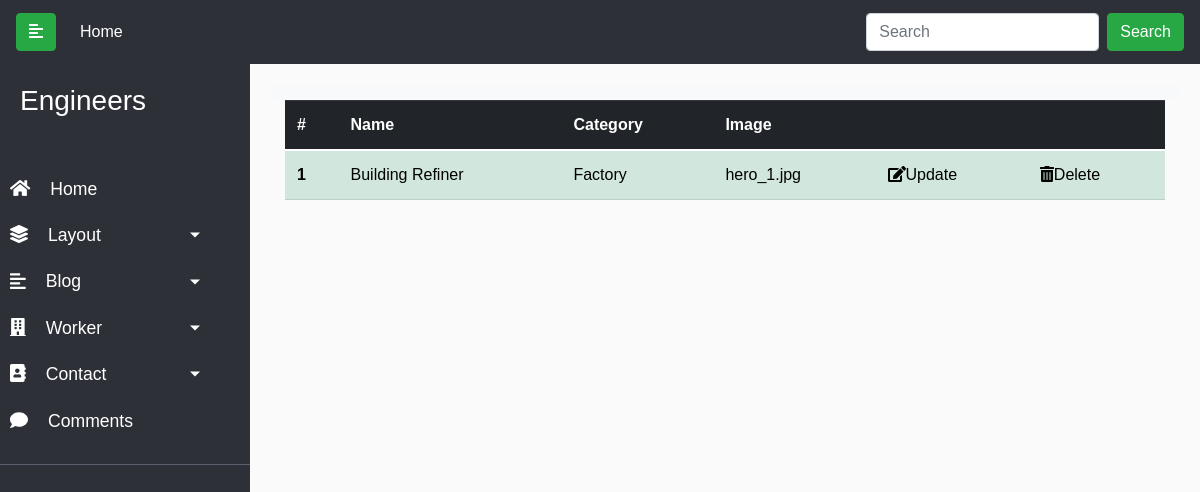
The page /admin/project on the database as committed earlier.
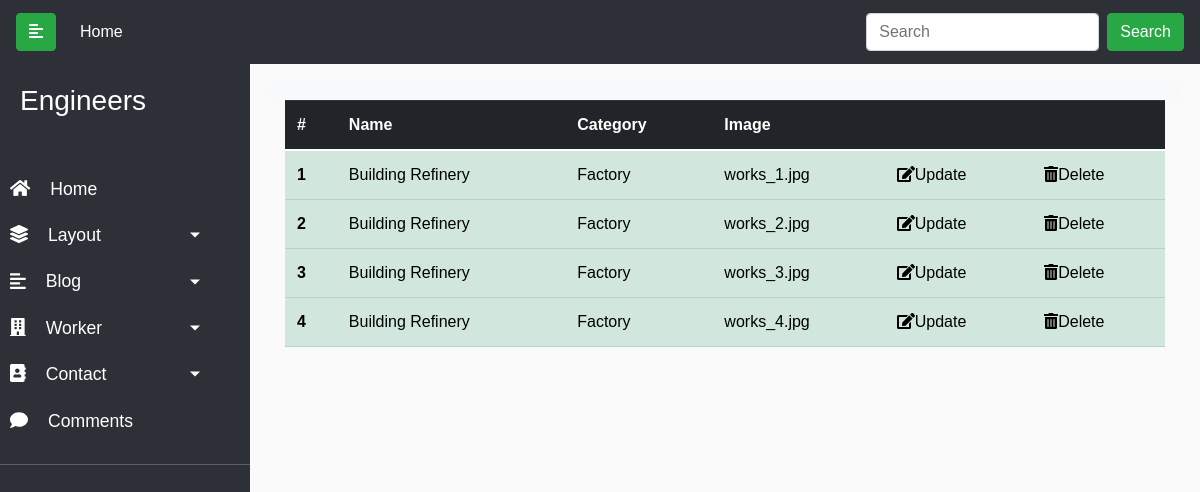
The same page on the database as committed later.
### engineers/models.py (models this page shows)
class Project(db.Model):
    id = db.Column(db.Integer, primary_key=True)
    name = db.Column(db.String(50), nullable=False)
    image = db.Column(db.String(20), default='uploads/default.jpeg')
    category = db.Column(db.Integer, db.ForeignKey('procategory.id'), nullable=False)

### engineers/controllers.py (the view)
@app.route('/admin/project')
def project_list():
    projects = Project.query.all()
    return render_template('admin/project.html', projects=projects)

### engineers/templates/admin/project.html
{% extends 'admin/base.html' %}
{% block content %}
<div class="container">
    <div class="row ">
      <div class="col">
        <table class="table table-success" >
          <thead class="thead-dark">
              <tr>
                <th scope="col">#</th>
                <th scope="col">Name</th>
                <th scope="col">Category</th>
                <th scope="col">Image</th>
                <th></th>
                <th></th>
              </tr>
            </thead>
            <tbody>
               {% for project in projects %}
              <tr>
                <th scope="row">{{project.id}}</th>
                <td>{{project.name}}</td>
                <td>{{project.category}}</td>
                <td>{{project.image}}</td>
                <td><a href="{{url_for('project_update', id=project.id)}}"><i class="fas fa-edit"></i>Update</a></td>
                <td><a href="{{url_for('pro_delete', id=project.id)}}"><i class="fas fa-trash-alt"></i>Delete</a></td>             </tr>
              {% endfor %}
            </tbody>
          </table>
      </div>
    </div>
  </div>
{% endblock %}

Rows that differ between the two databases and show on the page:
changed Project id 1: name "Building Refiner" → "Building Refinery"; image "hero_1.jpg" → "works_1.jpg"
added Project: id "2", name "Building Refinery", category "Factory", image "works_2.jpg"
added Project: id "3", name "Building Refinery", category "Factory", image "works_3.jpg"
added Project: id "4", name "Building Refinery", category "Factory", image "works_4.jpg"
